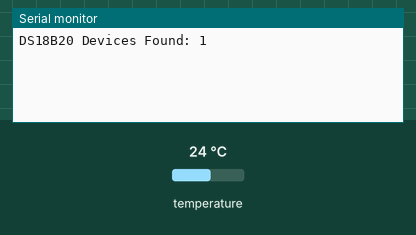
This sketch was run on a simulated ESP32. Shown: the last lines printed to the serial monitor. The inputs (shaded band) are chosen by the test bench; at power-on: temperature 24 °C.

Above: at 2.2 s.
2.3 s: temperature set to 12 °C
At 3.1 s:
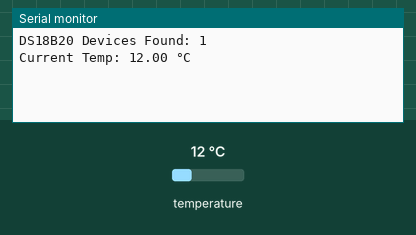
6.5 s: temperature set to 19 °C
At 7.9 s:
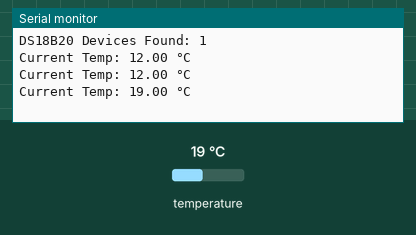

Measured:
- after the input at 2.3 s, the serial monitor: prints a new line after 0.23 s (image 1)
- after the input at 6.5 s, the serial monitor: prints a new line after 1.1 s (image 2)

The sketch:

tem_sensor_testing.ino
```cpp
#include <OneWire.h>
#include <DallasTemperature.h>

const int ONE_WIRE_BUS =26;
OneWire oneWireLocal(ONE_WIRE_BUS);
DallasTemperature sensorsLocal(&oneWireLocal);

float tempLocal = 0.0;

void setup() {
  Serial.begin(115200); // Higher baud rate for ESP32
  delay(1000);

  sensorsLocal.begin();

  // Check if sensor is actually detected on the bus
  int deviceCount = sensorsLocal.getDeviceCount();
  Serial.print("DS18B20 Devices Found: ");
  Serial.println(deviceCount);

  if (deviceCount == 0) {
    Serial.println("ERROR: No DS18B20 found! Check 4.7k resistor & pin wiring.");
  }
}

void loop() {
  CheckTemps();

  if (tempLocal == DEVICE_DISCONNECTED_C) {
    Serial.println("Error: Could not read temperature data (-127)");
  } else {
    Serial.print("Current Temp: ");
    Serial.print(tempLocal);
    Serial.println(" °C");
  }

  delay(1000);
}

void CheckTemps() {
  sensorsLocal.requestTemperatures();
  // Standard conversion time at 12-bit is up to 750ms
  delay(750);
  tempLocal = sensorsLocal.getTempCByIndex(0);
}
```
